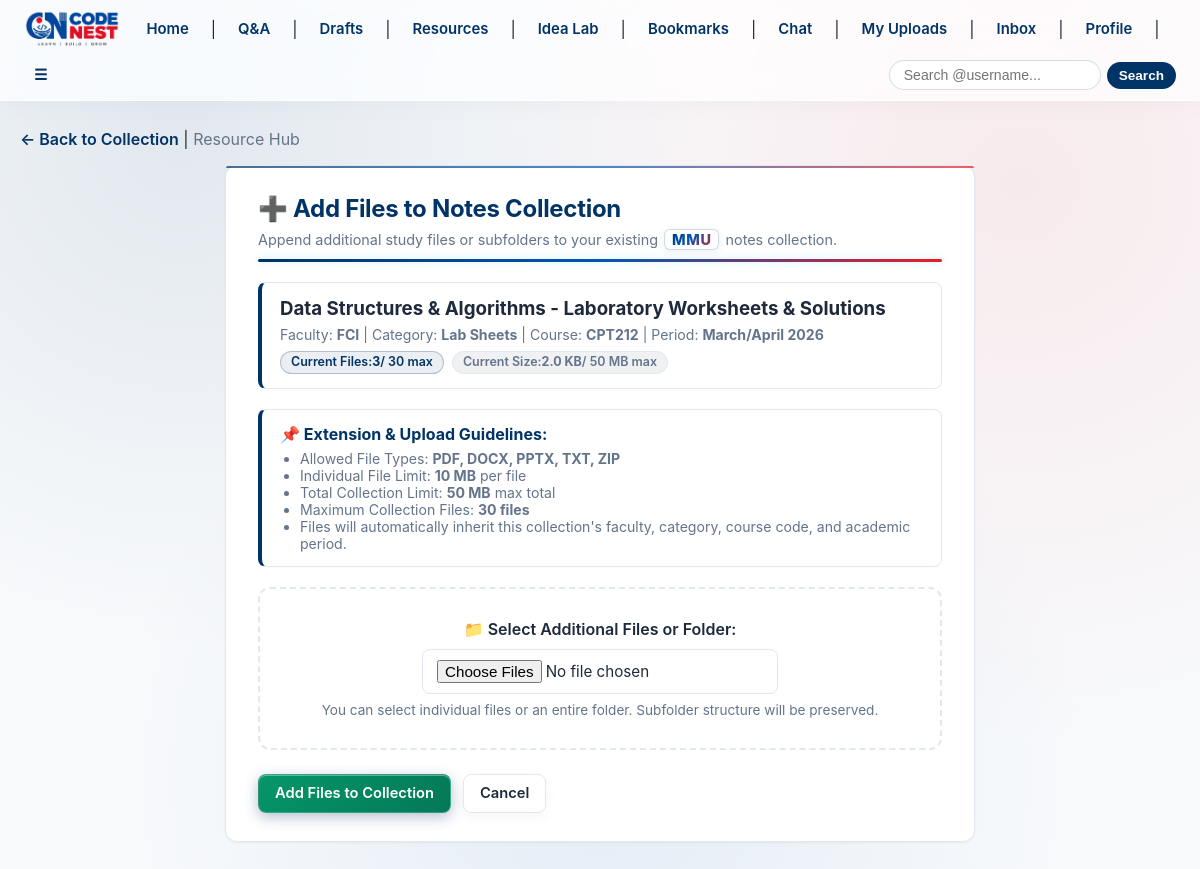
The app's page /resources/collection/5/add-files (signed in) with its own data.
### models.py (models this page shows, shortened)
class ResourceCollection(db.Model):
    __tablename__ = 'resource_collections'
    __table_args__ = (
        db.CheckConstraint(f"faculty IN {tuple(FACULTY_CODES)}", name='ck_collection_faculty_valid'),
    )
    id = db.Column(db.Integer, primary_key=True)
    title = db.Column(db.String(150), nullable=False)
    description = db.Column(db.Text, nullable=True)
    category = db.Column(db.String(50), nullable=False, default='Lecture Notes')
    faculty = db.Column(db.String(10), nullable=False, default=FACULTY_CODES[0])
    course_code = db.Column(db.String(20), nullable=True)
    course_name = db.Column(db.String(150), nullable=True)
    academic_year = db.Column(db.String(20), nullable=True)
    semester = db.Column(db.String(20), nullable=True)
    uploader_id = db.Column(db.Integer, db.ForeignKey('users.id', name='fk_collections_uploader_id'), nullable=False)
    created_at = db.Column(db.DateTime, default=lambda: datetime.now(timezone.utc))
    uploader = db.relationship('User', backref=db.backref('resource_collections', lazy=True))
    resources = db.relationship(
        'Resource',
        backref=db.backref('collection', lazy=True),
        cascade='all, delete-orphan',
        lazy=True,
        order_by='Resource.relative_path'
    )
    @property
    def file_count(self):
        return len(self.resources)
    @property
    def total_size_bytes(self):
        return sum(r.file_size or 0 for r in self.resources)
    @property
    def formatted_total_size(self):
        size = self.total_size_bytes
        if not size:
            return '0 B'
        for unit in ['B', 'KB', 'MB', 'GB']:
            if size < 1024.0:
                return f"{size:.1f} {unit}" if unit != 'B' else f"{int(size)} B"
            size /= 1024.0
        return f"{size:.1f} TB"

class Resource(db.Model):
    __tablename__ = 'resources'
    __table_args__ = (
        db.CheckConstraint(f"faculty IN {tuple(FACULTY_CODES)}", name='ck_resource_faculty_valid'),
    )
    id = db.Column(db.Integer, primary_key=True)
    title = db.Column(db.String(150), nullable=False)
    description = db.Column(db.Text, nullable=True)
    filename = db.Column(db.String(255), nullable=False)
    stored_filename = db.Column(db.String(255), nullable=False, unique=True)
    file_size = db.Column(db.Integer, nullable=False)  # size in bytes
    file_type = db.Column(db.String(20), nullable=False)  # file extension, e.g. pdf, docx
    category = db.Column(db.String(50), nullable=False, default='Lecture Notes')
    faculty = db.Column(db.String(10), nullable=False, default=FACULTY_CODES[0])
    course_code = db.Column(db.String(20), nullable=True)
    course_name = db.Column(db.String(150), nullable=True)
    academic_year = db.Column(db.String(20), nullable=True)
    semester = db.Column(db.String(20), nullable=True)
    download_count = db.Column(db.Integer, nullable=False, default=0)
    collection_id = db.Column(db.Integer, db.ForeignKey('resource_collections.id', name='fk_resources_collection_id', ondelete='CASCADE'), nullable=True)
    relative_path = db.Column(db.String(500), nullable=True)
    uploader_id = db.Column(db.Integer, db.ForeignKey('users.id', name='fk_resources_uploader_id'), nullable=False)
    created_at = db.Column(db.DateTime, default=lambda: datetime.now(timezone.utc))
    uploader = db.relationship('User', backref=db.backref('resources', lazy=True))

### app.py (the view, shortened to what this page needs)
@app.route('/resources/collection/<int:collection_id>/add-files', methods=['GET', 'POST'])
@login_required
def collection_add_files(collection_id):
    collection = db.session.get(ResourceCollection, collection_id)
    if not collection:
        flash('Collection not found.', 'danger')
        return redirect(url_for('resources_list'))
    if collection.uploader_id != current_user.id and not current_user.is_admin():
        flash('You are not authorized to add files to this collection.', 'danger')
        return abort(403)
    form = AddFilesToCollectionForm()
    return render_template('resources/collection_add_files.html', form=form, collection=collection)

### forms.py
class AddFilesToCollectionForm(FlaskForm):
    files = MultipleFileField('Additional Files / Folder', validators=[DataRequired(message='Please select files to add.')])
    submit = SubmitField('Add Files to Collection')

### app.py (called while the page is built, shortened)
@login_manager.user_loader
def load_user(user_id):
    return db.session.get(User, int(user_id))

@app.context_processor
def inject_global_vars():
    return {
        'app_name': 'CodeNest',
        'current_year': datetime.now(timezone.utc).year
    }

@app.context_processor
def inject_global_vars():
    return dict(app_name="Codenest")

@app.before_request
def check_account_restrictions():
    if current_user.is_authenticated:
        try:
            db.session.refresh(current_user)
        except Exception:
            pass
        is_restricted = False
        message = ""
        if current_user.is_banned:
            is_restricted = True
            message = "This account has been permanently banned from CodeNest."
        else:
            is_susp, susp_date, susp_reason = current_user.get_suspension_status()
            if is_susp:
                is_restricted = True
                date_str = susp_date.strftime('%Y-%m-%d %H:%M UTC') if hasattr(susp_date, 'strftime') else str(susp_date)
                reason_str = f" Reason: {susp_reason}" if susp_reason else ""
                message = f"Your account is temporarily suspended until {date_str}.{reason_str}"

@app.after_request
def set_security_cache_headers(response):
    content_type = response.headers.get('Content-Type', '')
    if 'text/html' in content_type or current_user.is_authenticated:
        response.headers['Cache-Control'] = 'no-store, no-cache, must-revalidate, post-check=0, pre-check=0, max-age=0'
        response.headers['Pragma'] = 'no-cache'
        response.headers['Expires'] = '-1'
    return response

### models.py (called while the page is built, shortened)
    def is_admin(self):
        return bool(self.role and self.role.strip().lower() == 'admin')

    def is_suspended(self):
        return False

    def get_suspension_status(self):
        if self.is_suspended():
            return True, self.suspended_until, self.suspension_reason
        return False, None, None

    @property
    def unread_warnings_count(self):
        return sum(1 for w in self.warnings_received if not w.is_read)

    @property
    def unread_notifications_count(self):
        return Notification.query.filter_by(user_id=self.id, is_read=False).count()

### templates/resources/collection_add_files.html (shortened to what this page needs)
{% extends "base.html" %}
{% block content %}
<div class="res-container">
<div style="margin-bottom: 16px; display: flex; justify-content: space-between; align-items: center;">
    <p style="margin: 0;">
        <a href="{{ url_for('collection_detail', collection_id=collection.id) }}" style="color: var(--primary-blue); font-weight: 600; text-decoration: none;">&larr; Back to Collection</a> |
        <a href="{{ url_for('resources_list') }}" style="color: var(--text-muted); text-decoration: none;">Resource Hub</a>
    </p>
</div>
<div class="qa-card" style="max-width: 750px; margin: 0 auto; padding: 28px 32px;">
    <div class="qa-brand-header">
        <h2 style="margin: 0; color: var(--primary-blue); font-size: 1.5rem;">➕ Add Files to Notes Collection</h2>
        <p style="margin: 6px 0 0 0; color: var(--text-muted); font-size: 0.9rem;">
            Append additional study files or subfolders to your existing <span class="qa-glass-mmu">MMU</span> notes collection.
        </p>
    </div>
    <div class="res-info-box" style="margin-bottom: 20px;">
        <h3 style="margin: 0 0 6px 0; color: var(--text-color);">{{ collection.title }}</h3>
        <p style="margin: 0 0 8px 0; color: var(--text-muted); font-size: 0.88rem;">
            Faculty: <strong>{{ collection.faculty }}</strong> |
            Category: <strong>{{ collection.category }}</strong>
            {% if collection.course_code %}
                | Course: <strong>{{ collection.course_code }}</strong>
            {% endif %}
            {% if collection.semester or collection.academic_year %}
                | Period: <strong>{{ collection.semester or '' }} {{ collection.academic_year or '' }}</strong>
            {% endif %}
        </p>
        <div style="display: flex; gap: 8px; flex-wrap: wrap;">
            <span class="badge badge-faculty">
                Current Files: <strong>{{ collection.file_count }}</strong> / 30 max
            </span>
            <span class="badge badge-category">
                Current Size: <strong>{{ collection.formatted_total_size }}</strong> / 50 MB max
            </span>
        </div>
    </div>
    <div class="res-info-box res-info-box--rules" style="margin-bottom: 20px;">
        <strong style="color: var(--primary-blue);">📌 Extension & Upload Guidelines:</strong>
        <ul style="margin: 6px 0 0 0; padding-left: 20px; font-size: 0.88rem; color: var(--text-muted);">
            <li>Allowed File Types: <strong>PDF, DOCX, PPTX, TXT, ZIP</strong></li>
            <li>Individual File Limit: <strong>10 MB</strong> per file</li>
            <li>Total Collection Limit: <strong>50 MB</strong> max total</li>
            <li>Maximum Collection Files: <strong>30 files</strong></li>
            <li>Files will automatically inherit this collection's faculty, category, course code, and academic period.</li>
        </ul>
    </div>
    <form method="POST" action="{{ url_for('collection_add_files', collection_id=collection.id) }}" enctype="multipart/form-data">
        <div class="res-upload-zone" style="margin-bottom: 24px;">
            <label for="files" style="font-weight: 600; color: var(--text-color);">📁 Select Additional Files or Folder:</label><br>
            <input type="file" id="files" name="files" webkitdirectory directory multiple required style="margin-top: 10px;">
            <p style="margin: 8px 0 0 0; color: var(--text-muted); font-size: 0.85rem;">
                You can select individual files or an entire folder. Subfolder structure will be preserved.
            </p>
        </div>
        <div style="display: flex; gap: 12px; align-items: center;">
            {{ form.submit(class="btn btn-primary", style="background: linear-gradient(135deg, #059669 0%, #047857 100%) !important;", value="Add Files to Collection") }}
            <a href="{{ url_for('collection_detail', collection_id=collection.id) }}" class="btn btn-secondary">Cancel</a>
        </div>
    </form>
</div>
</div>
{% endblock %}

### templates/base.html (style rules this page uses)
* { box-sizing: border-box; }
body { font-family: -apple-system, BlinkMacSystemFont, "Segoe UI", Roboto, "Helvetica Neue", Arial, sans-serif; margin: 0; padding: 0; color: #0f172a; background: radial-gradient(circle at 15% 15%, rgba(0, 51, 102, 0.09) 0%, transparent 40%), radial-gradient(circle at 85% 20%, rgba(237, 28, 36, 0.07) 0%, transparent 45%), radial-gradient(circle at 50% 85%, rgba(0, 79, 182, 0.08) 0%, transparent 50%), #f6f8fc; background-attachment: fixed; min-height: 100vh; }
.content-wrap h2 { color: #003366; letter-spacing: -0.3px; }
.content-wrap h3 { color: #004FB6; margin-top: 30px; }
.content-wrap :where(input, select, textarea) { padding: 9px 12px; border: 1px solid rgba(0,51,102,0.15); border-radius: 10px; background: rgba(255,255,255,0.8); font: inherit; color: inherit; }
.content-wrap :where(button, input[type="submit"]) { padding: 10px 18px; border: 0; border-radius: 12px; background: linear-gradient(135deg,#003366,#004FB6); color: #fff; font-weight: 700; cursor: pointer; transition: transform .2s ease, box-shadow .2s ease; }
.btn-primary { background: linear-gradient(135deg,#003366,#004FB6); color: #fff; box-shadow: 0 6px 20px rgba(0,51,102,0.28); }
.btn-secondary { background: rgba(255,255,255,0.75); color: #003366; border: 1px solid rgba(255,255,255,0.9); box-shadow: 0 4px 14px rgba(0,0,0,0.04); }

### templates/resources/_resource_styles.html (style rules this page uses)
.res-container { color: var(--text-color); transition: background-color 0.3s ease, color 0.3s ease; padding: 4px 0 24px 0; min-height: 80vh; }
.res-container input[type="text"], .res-container input[type="number"], .res-container input[type="file"], .res-container select, .res-container textarea, .res-card input[type="text"], .res-card select, .res-card textarea, .res-filter-bar input[type="text"], .res-filter-bar select, .res-form-field { box-sizing: border-box; padding: 10px 14px; border: 1px solid var(--border-color); border-radius: 8px; background-color: var(--surface-card); color: var(--text-color); font-size: 0.95rem; font-family: inherit; outline: none; backdrop-filter: blur(8px); -webkit-backdrop-filter: blur(8px); transition: all 0.2s ease; }
.res-container a { color: var(--primary-blue); text-decoration: none; transition: color 0.15s ease; }
.res-info-box { background: var(--surface-card); border: 1px solid var(--border-color); border-left: 4px solid var(--primary-blue); border-radius: 8px; padding: 14px 18px; margin-bottom: 16px; color: var(--text-color); backdrop-filter: blur(8px); }
.res-info-box--rules { border-left-color: var(--primary-blue); }
.res-upload-zone { border: 2px dashed var(--border-color); border-radius: 12px; padding: 30px 20px; text-align: center; background: var(--surface-glass); transition: all 0.2s ease; margin: 16px 0; }

### records on screen
ResourceCollection: title "Data Structures & Algorithms - Laboratory Worksheets & Solutions", faculty "FCI", category "Lab Sheets", course_code "CPT212", semester "March/April", academic_year "2026"
Resource: formatted_total_size "2.0 KB"

### other values on screen
{{ collection.file_count }} "3"
